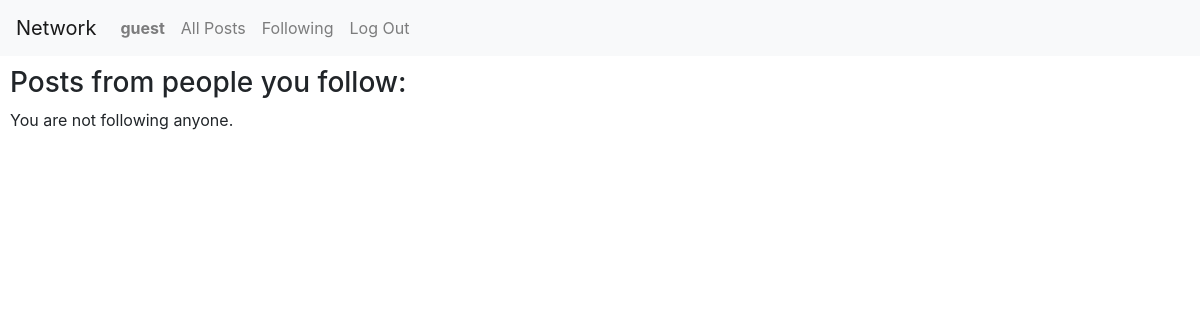
Page /social/following/guest (signed in) on the earlier database version.
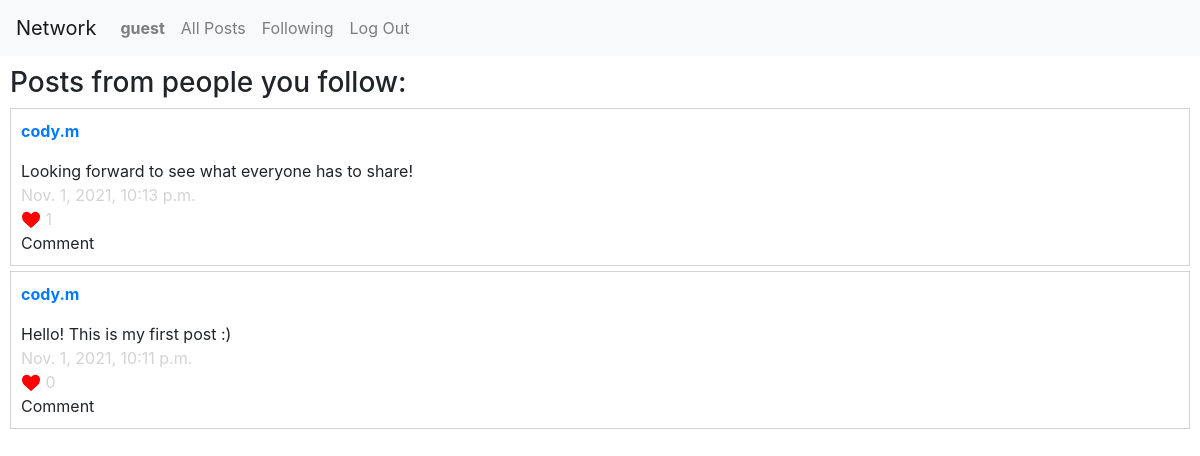
Same page on the later database version.
### social/models.py (models this page shows, shortened)
class Post(models.Model):
    creator = models.ForeignKey(User, on_delete=models.CASCADE, related_name='posts')
    post = models.CharField(max_length=280)
    timestamp = models.DateTimeField(auto_now_add=True)
    likes = models.IntegerField(default=0)

### landing_page/models.py (models this page shows, shortened)
class User(AbstractUser):
    number_of_followers = models.IntegerField(default=0)
    number_of_followings = models.IntegerField(default=0)

### social/views.py (the view)
# urls.py: path("following/<str:username>", views.following_page, name="following"),
@login_required
def following_page(request, username):
    return_error_if_method_not_POST(request)
    followerObjects = Follower.objects.filter(user=User.objects.get(username=username))
    users_we_follow = []
    for user in followerObjects:
        users_we_follow.append(user.following)
    users_we_follow_posts = Post.objects.filter(creator__in=users_we_follow).order_by("-timestamp")
    paginator = Paginator(users_we_follow_posts, 10)
    page_number = request.GET.get('page')
    page_obj = paginator.get_page(page_number)
    return render(request, "social/following.html", {
        "users_we_follow_posts": page_obj,
        "displayPagination": areMoreThanTenItems(users_we_follow_posts)
    })

### social/views.py (called while the page is built)
def return_error_if_method_not_POST(request):
    if request.method != 'POST':
        return JsonResponse({"error": "POST request required."}, status=400)

def areMoreThanTenItems(given_list):
    return len(given_list) > 10

### social/templates/social/following.html (shortened to what this page needs)
{% extends "social/layout.html" %}
{% load static %}
{% block body %}
	<h3>Posts from people you follow:</h3>
	{% for post in users_we_follow_posts %}
          <div class="div-border">
               <p>
                    <a href="{% url 'social:profile-page' post.creator.username %}">
                         <b>{{ post.creator.username }}</b>
                    </a>
               </p>
               <div>{{ post.post }}</div>
               <div class="ligthgray-text">{{ post.timestamp }}</div>
               <div>
                    <button data-postid="{{post.id}}" class="like-btn">
                         <img src="../../static/social/like-logo.png" alt="Like logo" width="20">
                    </button>
                    <span id="likesID-{{post.id}}" class="ligthgray-text">{{ post.likes }}</span>
               </div>
               <div>Comment</div>
          </div>
    {% empty %}
    	<p>You are not following anyone.</p>
    {% endfor %}
{% endblock %}

Differences in the rows shown:
added Post: creator.username "cody.m", post "Looking forward to see what everyone has to share!", timestamp "Nov. 1, 2021, 10:13 p.m.", likes "1"
added Post: creator.username "cody.m", post "Hello! This is my first post :)", timestamp "Nov. 1, 2021, 10:11 p.m.", likes "0"
Other differences:
text no longer shown: "You are not following anyone."
